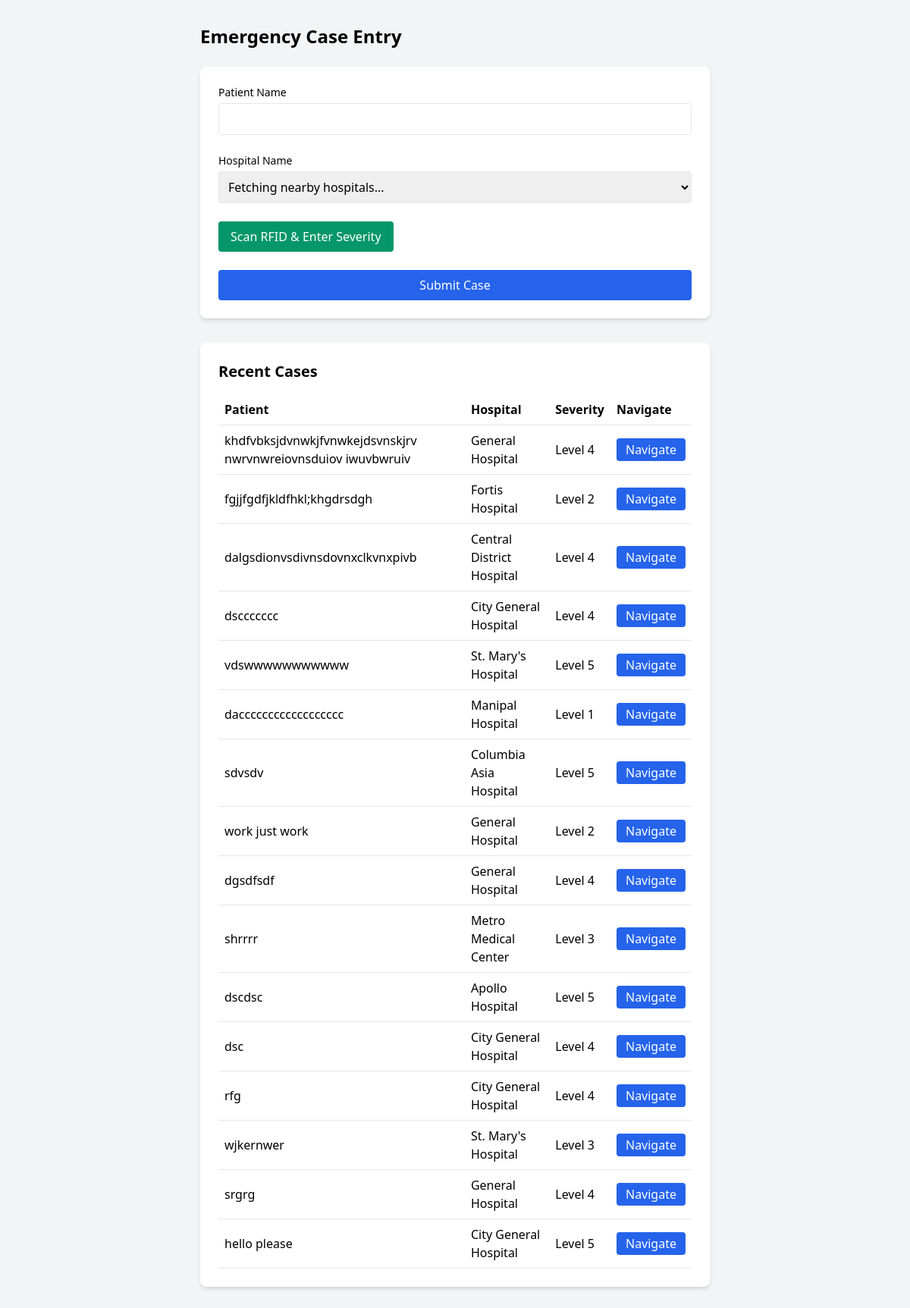
/dashboard (signed in), run on the app's committed database.
### ui/app.py (models this page shows)
class EmergencyCase(db.Model):
    id = db.Column(db.Integer, primary_key=True)
    patient_name = db.Column(db.String(80), nullable=False)
    hospital_name = db.Column(db.String(80), nullable=False)
    severity_level = db.Column(db.Integer, nullable=False)
    driver_id = db.Column(db.String(80), db.ForeignKey('driver.driver_id'))
    rfid1_number = db.Column(db.String(80), nullable=True)
    rfid2_number = db.Column(db.String(80), nullable=True)
    rfid_linked = db.Column(db.Boolean, default=False)
    created_at = db.Column(db.DateTime, default=db.func.current_timestamp())

### ui/app.py (the view, shortened to what this page needs)
@app.route('/dashboard', methods=['GET', 'POST'])
def dashboard():
    if 'driver_id' not in session:
        return redirect(url_for('login'))
    try:
        conn = sqlite3.connect(DB_PATH)
        c = conn.cursor()
        c.execute("""
            SELECT id, patient_name, hospital_name, severity_level, rfid1_number, rfid2_number,
                   rfid_linked, created_at
            FROM emergency_case
            WHERE driver_id = ?
            ORDER BY created_at DESC
        """, (session['driver_id'],))
        cases_data = c.fetchall()
        conn.close()
        cases = []
        for case in cases_data:
            cases.append({
                'id': case[0],
                'patient_name': case[1],
                'hospital_name': case[2],
                'severity_level': case[3],
                'rfid1_number': case[4],
                'rfid2_number': case[5],
                'rfid_linked': case[6],
                'created_at': case[7]
            })
    except Exception as e:
        print(f"Error fetching cases: {e}")
        cases = []
        flash('Error loading cases', 'error')
    return render_template('dashboard.html', cases=cases)

### ui/templates/dashboard.html (shortened to what this page needs)
{% extends "base.html" %}
{% block content %}
<div class="min-h-screen p-8">
    <div class="max-w-2xl mx-auto">
        <div class="flex justify-between items-center mb-6">
            <h1 class="text-2xl font-bold">Emergency Case Entry</h1>
        </div>
        <div class="bg-white rounded-lg shadow-md p-6">
            <form id="caseForm" method="POST" class="space-y-6">
                <div>
                    <label class="block text-sm font-medium mb-1">Patient Name</label>
                    <input type="text" name="patient_name" class="w-full p-2 border rounded" required>
                </div>
                <div>
                    <label class="block text-sm font-medium mb-1">Hospital Name</label>
                    <select id="hospital_name" name="hospital_name" class="w-full p-2 border rounded" required>
                        <option value="">Fetching nearby hospitals...</option>
                    </select>
                </div>
                <div id="rfidStatus" class="flex items-center space-x-3">
                    <button type="button"
                            onclick="promptSeverityAfterRFID()"
                            class="bg-green-600 text-white px-4 py-2 rounded hover:bg-green-700">
                        Scan RFID & Enter Severity
                    </button>
                </div>
                <button id="submitButton" type="submit"
                        class="w-full bg-blue-600 text-white p-2 rounded hover:bg-blue-700"
                        disabled>
                    Submit Case
                </button>
            </form>
        </div>
        {% if cases %}
        <div class="mt-8 bg-white rounded-lg shadow-md p-6">
            <h2 class="text-xl font-bold mb-4">Recent Cases</h2>
            <table class="w-full">
                <thead>
                    <tr class="border-b">
                        <th class="p-2 text-left">Patient</th>
                        <th class="p-2 text-left">Hospital</th>
                        <th class="p-2 text-left">Severity</th>
                        <th class="p-2 text-left">Navigate</th>
                    </tr>
                </thead>
                <tbody>
                    {% for case in cases %}
                    <tr class="border-b">
                        <td class="p-2">{{ case.patient_name }}</td>
                        <td class="p-2">{{ case.hospital_name }}</td>
                        <td class="p-2">Level {{ case.severity_level }}</td>
                        <td class="p-2">
                            <a href="https://www.google.com/maps/dir/?api=1&destination={{ case.hospital_name }}"
                               target="_blank"
                               class="px-3 py-1 bg-blue-600 text-white rounded hover:bg-blue-700">
                                Navigate
                            </a>
                        </td>
                    </tr>
                    {% endfor %}
                </tbody>
            </table>
        </div>
        {% endif %}
    </div>
</div>
{% endblock %}

### ui/templates/base.html (shortened to what this page needs)
<!DOCTYPE html>
<html lang="en">
<head>
    <link href="https://cdnjs.cloudflare.com/ajax/libs/tailwindcss/2.2.19/tailwind.min.css" rel="stylesheet">
</head>
<body class="bg-gray-100">
    {% block content %}{% endblock %}
</body>
</html>

### data on the page
EmergencyCase: patient_name "khdfvbksjdvnwkjfvnwkejdsvnskjrv nwrvnwreiovnsduiov iwuvbwruiv", hospital_name "General Hospital", severity_level "4"
EmergencyCase: patient_name "fgjjfgdfjkldfhkl;khgdrsdgh", hospital_name "Fortis Hospital", severity_level "2"
EmergencyCase: patient_name "dalgsdionvsdivnsdovnxclkvnxpivb", hospital_name "Central District Hospital", severity_level "4"
EmergencyCase: patient_name "dsccccccc", hospital_name "City General Hospital", severity_level "4"
EmergencyCase: patient_name "vdswwwwwwwwwww", hospital_name "St. Mary's Hospital", severity_level "5"
EmergencyCase: patient_name "dacccccccccccccccccc", hospital_name "Manipal Hospital", severity_level "1"
EmergencyCase: patient_name "sdvsdv", hospital_name "Columbia Asia Hospital", severity_level "5"
EmergencyCase: patient_name "work just work", hospital_name "General Hospital", severity_level "2"
EmergencyCase: patient_name "dgsdfsdf", hospital_name "General Hospital", severity_level "4"
EmergencyCase: patient_name "shrrrr", hospital_name "Metro Medical Center", severity_level "3"
EmergencyCase: patient_name "dscdsc", hospital_name "Apollo Hospital", severity_level "5"
EmergencyCase: patient_name "dsc", hospital_name "City General Hospital", severity_level "4"
EmergencyCase: patient_name "rfg", hospital_name "City General Hospital", severity_level "4"
EmergencyCase: patient_name "wjkernwer", hospital_name "St. Mary's Hospital", severity_level "3"
EmergencyCase: patient_name "srgrg", hospital_name "General Hospital", severity_level "4"
EmergencyCase: patient_name "hello please", hospital_name "City General Hospital", severity_level "5"
